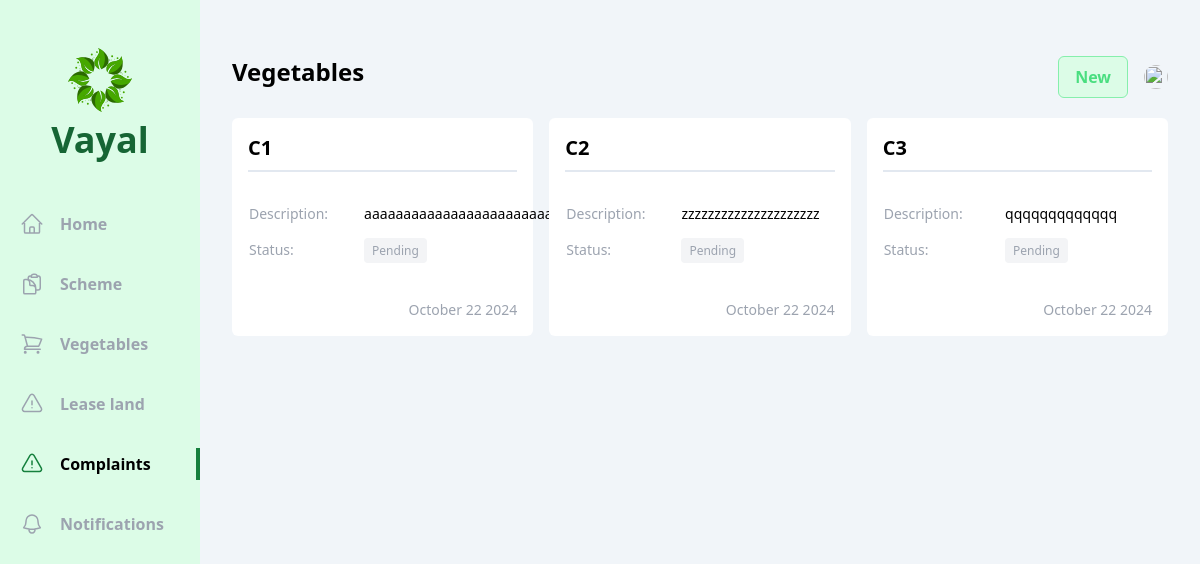
Page /user/complaints/ (signed in) on the earlier database version.
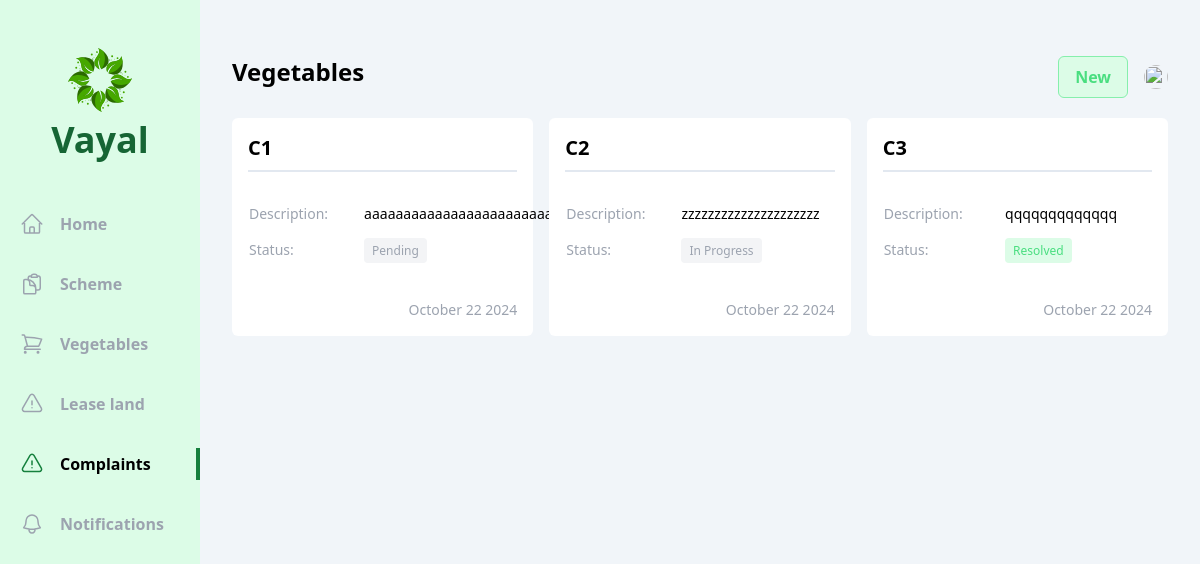
Same page on the later database version.
### officer/models.py (models this page shows, shortened)
class Complaint(models.Model):
    vayal_user = models.ForeignKey(Vayal_User, on_delete=models.CASCADE)
    title = models.CharField(max_length=150)
    description = models.TextField()
    created_at = models.DateTimeField(auto_now_add=True)
    status = models.CharField(max_length=50, choices=complaint_status, default='Pending')

### vayal_user/views/complaint.py (the view)
# urls.py: path('complaints/',complaint.index, name='complaints'),
def index(request):
    vayal_user = Vayal_User.objects.get(account=request.user)
    complaints = Complaint.objects.filter(vayal_user=vayal_user)
    context = {
        'complaints': complaints,
        'vayal_user': vayal_user,
    }
    return render(request,'vayal_user/complaint/index.html', context)

### vayal_user/templates/vayal_user/complaint/index.html (shortened to what this page needs)
{% extends 'base.html' %}
{% block content %}
<div class="flex  bg-slate-100">
    <div class="w-2/12 bg-green-100 flex flex-col items-center pb-10">
        <div class="my-12 flex flex-col gap-2 justify-center items-center">
            <h1 class="text-4xl font-bold text-green-800 ">Vayal</h1>
        </div>
        <ul class="flex flex-col gap-7 w-full font-bold text-gray-400">
          <li class="w-full flex items-center px-5 py-1 gap-4 group hover:text-gray-500 cursor-pointer hover:border-green-700 hover:border-r-4">
                <a href="{% url 'vayal_user:home' %}">Home</a>
            </li>
            <li class="w-full flex items-center px-5 py-1 gap-4 group hover:text-gray-500 cursor-pointer hover:border-green-700 hover:border-r-4">
                <a href="{% url 'vayal_user:schemes' %}">Scheme</a>
            </li>
            <li class="w-full flex items-center px-5 py-1 gap-4 group hover:text-gray-500 cursor-pointer hover:border-green-700 hover:border-r-4">
              <a href="{% url 'vayal_user:vegetables' %}">Vegetables</a>
          </li>
          <li class="w-full flex items-center px-5 py-1 gap-4 group hover:text-gray-500 cursor-pointer hover:border-green-700 hover:border-r-4">
              <a href="{% url 'vayal_user:complaints' %}">Lease land</a>
          </li>
          <li class="w-full flex items-center px-5 py-1 gap-4 border-r-4 text-black border-green-700">
              <a href="{% url 'vayal_user:complaints' %}">Complaints</a>
          </li>
          <li class="w-full flex items-center px-5 py-1 gap-4 group hover:text-gray-500 cursor-pointer hover:border-green-700 hover:border-r-4">
              <a href="{% url 'vayal_user:notifications' %}">Notifications</a>
          </li>
        </ul>
      </div>
      <div class="w-10/12 h-screen overflow-y-auto px-8 py-14">
        <div class="flex justify-between mb-5">
          <h1 class="text-2xl font-bold">Vegetables</h1>
          <div class="flex items-center gap-4">
              <span class="px-4 py-2 flex gap-1 bg-green-100 text-green-400 border cursor-pointer border-green-300 font-bold rounded-md">
                  <span>
                      <a href="{% url 'vayal_user:create_complaint' %}">
                          New
                      </a>
                     </span>
              </span>
              <div class="relative">
              <img id="profile" src="/uploads/{{vayal_user.photo}}" class="h-6 w-6 rounded-full cursor-pointer" alt="">
          </div>
          </div>
      </div>
        <div class="grid grid-cols-3 gap-x-4 gap-y-8">
            {% for complaint in complaints %}
                <div class="flex flex-col bg-white p-4 rounded-md gap-2">
                    <span class="text-xl font-bold mb-4 pb-2 border-b-2 border-slate-200">{{ complaint.title }}</span>
                    <table class="table-auto text-sm text-left mb-4">
                        <tr>
                            <th scope="col" class="font-bold text-md text-gray-400 font-medium pr-3 py-2">Description:</th>
                            <td scope="col" class="px-6 py-2">{{ complaint.description }}</td>
                        </tr>
                        <tr>
                            <th scope="col" class="font-bold text-md text-gray-400 font-medium pr-3 py-2">Status:</th>
                            <td scope="col" class="px-6 py-2">
                                {% if complaint.status == 'Resolved' %}
                                <span class="bg-green-100 text-green-400 px-2 py-1 text-xs rounded">{{ complaint.status }}</span>
                                {% else %}
                                    <span class="bg-gray-100 text-gray-400 px-2 py-1 text-xs rounded">{{ complaint.status }}</span>
                                {% endif %}
                            </td>
                        </tr>
                    </table>
                    <div class="flex justify-end">
                        <span class="text-sm text-gray-400">{{ complaint.created_at | date:"F d Y" }}</span>
                    </div>
                </div>
            {% endfor %}
        </div>
    </div>
</div>
{% endblock content %}

Differences in the rows shown:
changed Complaint "zzzzzzzzzzzzzzzzzzzzz": status "Pending" → "In Progress"
changed Complaint "qqqqqqqqqqqqq": status "Pending" → "Resolved"
